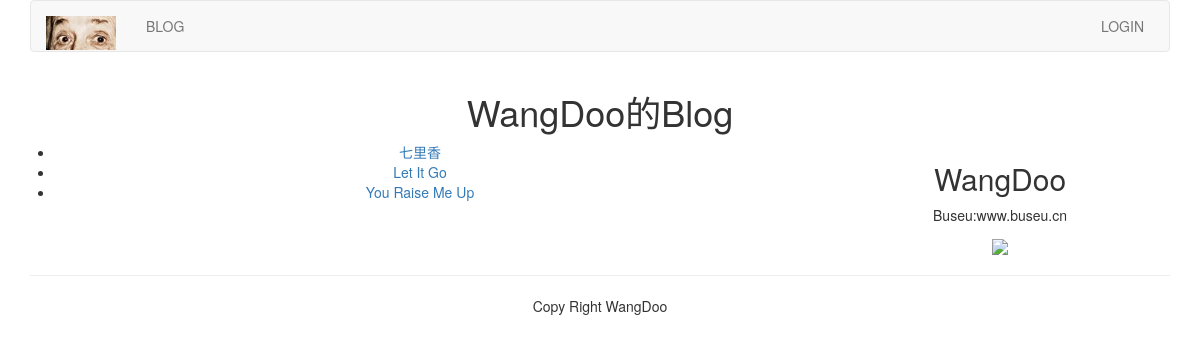
Screenshot of /blog/ with the database file from the repository.
### blog/models.py (models this page shows, shortened)
class BlogArticles(models.Model):
	title = models.CharField(max_length=300)
	author = models.ForeignKey(User, related_name='blog_posts', on_delete=models.CASCADE)
	body = models.TextField()
	publish = models.DateTimeField(default=timezone.now)
	class Meta:
		ordering = ("-publish",)

### blog/views.py (the view)
# urls.py: path('',views.blog_title, name='blog_title'),
def blog_title(request):
	blogs = BlogArticles.objects.all()
	return render(request, "blog/titles.html", {"blogs":blogs})

### templates/blog/titles.html (shortened to what this page needs)
{% extends "base.html" %}
{% block content %}
<div class="row text-center">
	<h1>WangDoo的Blog</h1>
<div/>
<div class="row">
	<div class="col-xs-12 col-md-8">
		<ul>
			{% for blog in blogs %}
				<li><a href="{{ blog.id }}">{{ blog.title }}</a></li>
			{% endfor %}
		</ul>
	</div>
	<div class="col-xs-6 col-md-4">
		<h2>WangDoo</h2>
		<p>Buseu:www.buseu.cn</p>
		<img  width="400px" src="https://goss.vcg.com/creative/vcg/800/new/VCG211153943465.jpg">
	</div>
</div>
{% endblock %}

### rows the page displays
BlogArticles: title "七里香"
BlogArticles: title "Let It Go"
BlogArticles: title "You Raise Me Up"
